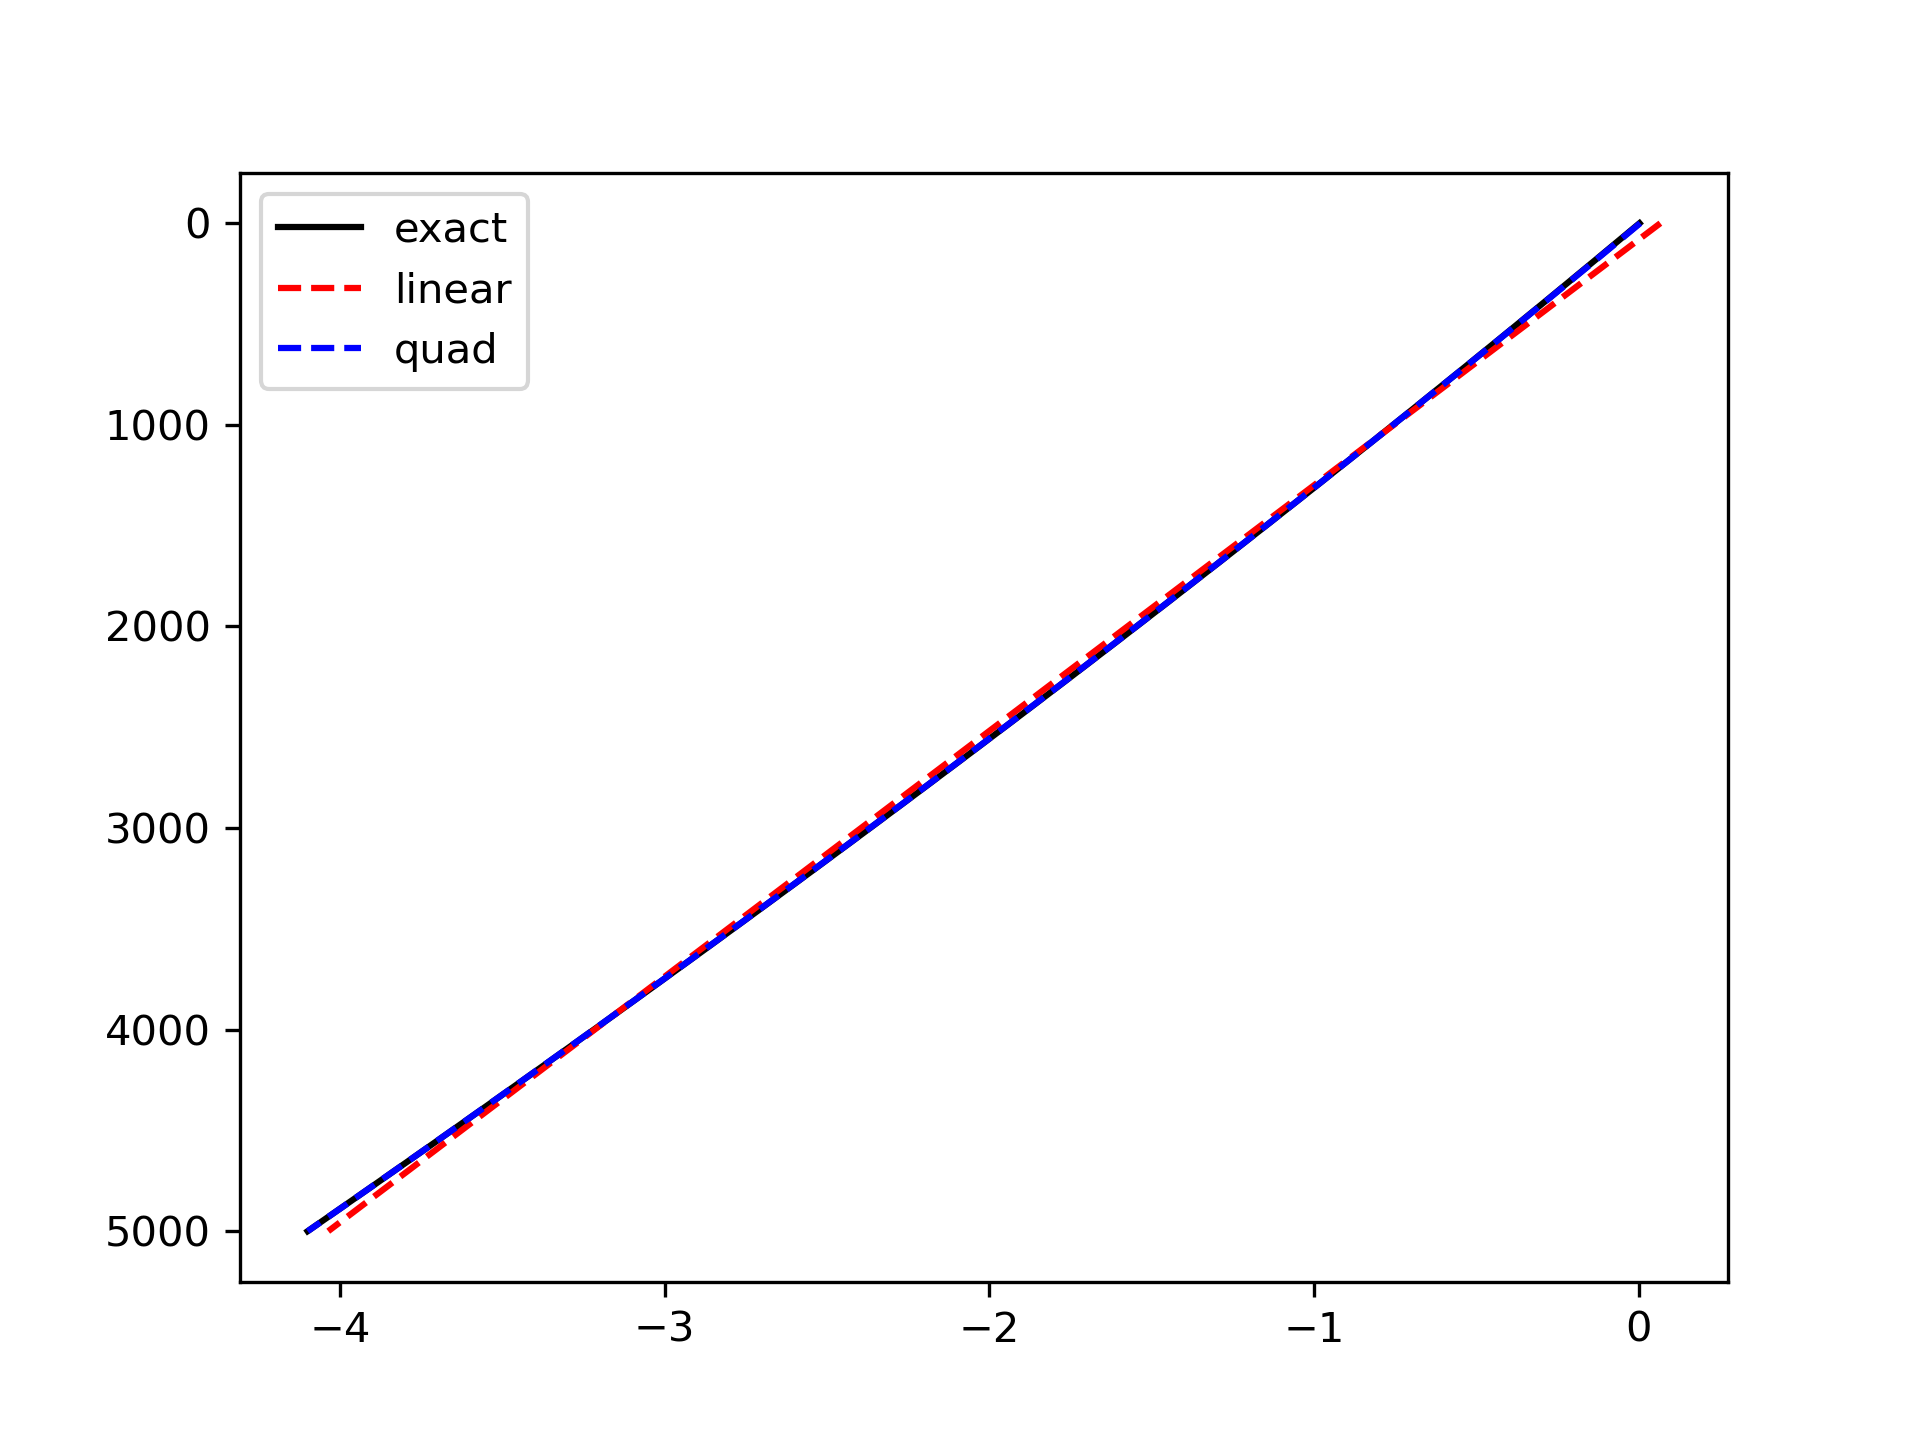

Generate this figure with Python:

######################
# Note from 10/05/2022
# python3 freezing.py
# used to obtain the linear approximation for Tf(p)
######################

import numpy as np
from gsw import freezing as freezing
import matplotlib.pyplot as plt

p = np.linspace(0,5000,1000) # in dbar
sa = 0*p
air = 0
T = freezing.t_freezing(sa,p,air)

g = 9.81
rhoi = 917
h = p*1e4/rhoi/g
print(h.min(),h.max())

polcoef = np.polyfit(p,T,1) # linear fit
print(polcoef)
approx1 = -0.00082057*p + 0.06671865# np.poly1d(polcoef)(p)
approx2 = 4.7184e-3-7.4584e-4*p-1.4999e-8*p**2

fig, ax = plt.subplots()
ax.plot(T,p,'-k',linewidth=1.5,label=r'exact')
ax.plot(approx1,p,'--r',linewidth=1.5,label=r'linear')
ax.plot(approx2,p,'--b',linewidth=1.5,label=r'quad')
ax.invert_yaxis()
ax.legend()
fig.savefig('freezing.png',dpi=300)

alpha = np.array([0.003,0.03])

